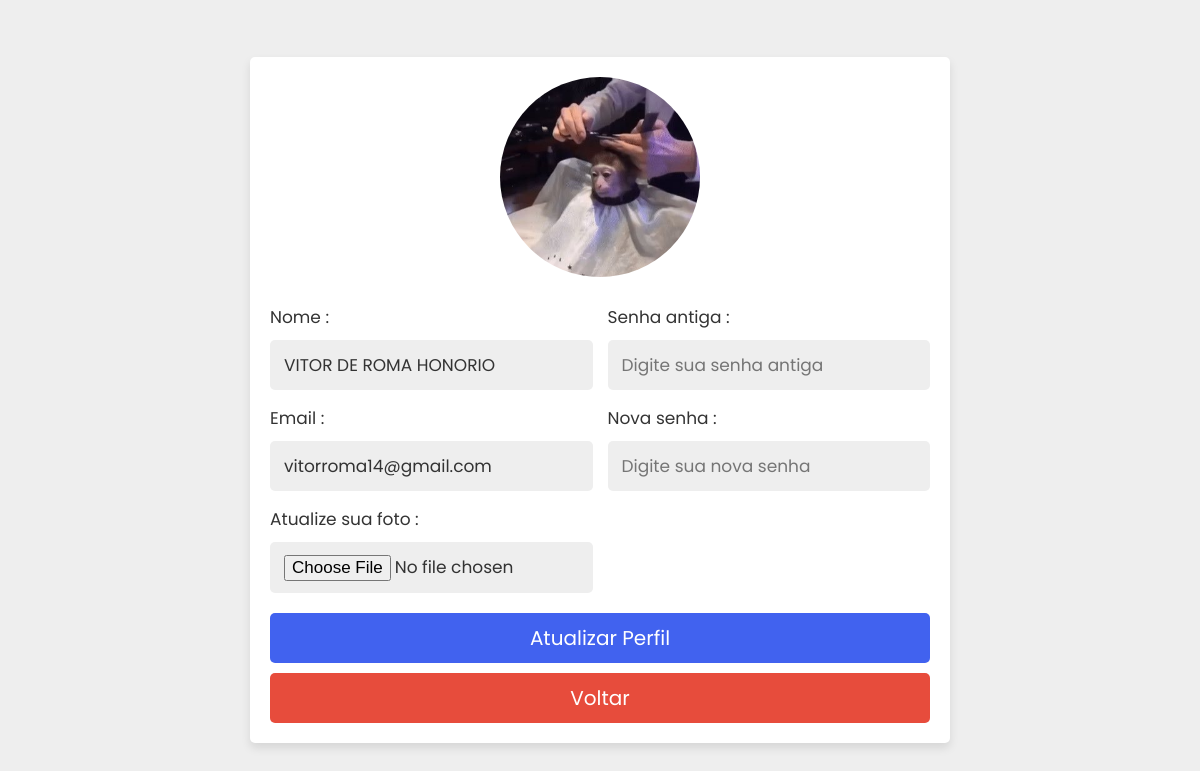
/edit-profile.php (signed in), run on the app's committed database.
### tables this page shows
CREATE TABLE `usuarios` (
  `id` int(11) NOT NULL,
  `nome` varchar(255) NOT NULL,
  `email` varchar(255) NOT NULL,
  `senha` varchar(255) NOT NULL,
  `estado` varchar(255) DEFAULT NULL,
  `cidade` varchar(255) DEFAULT NULL,
  `telefone` varchar(20) DEFAULT NULL,
  `data_nascimento` date DEFAULT NULL,
  `imagem` varchar(100) NOT NULL DEFAULT 'default.png'
);

### edit-profile.php (the view, shortened to what this page needs)
<?php
include 'conexao.php';
$user_id = $_SESSION['id'];
?>
<!DOCTYPE html>
<html lang="pt-BR">
<head>
    <link rel="stylesheet" href="css/user.css">
</head>
<body>
    <div class="update-profile">
        <?php
        $select = mysqli_query($mysqli, "SELECT * FROM usuarios WHERE id = '$user_id'") or die('query failed');
        if (mysqli_num_rows($select) > 0) {
            $fetch = mysqli_fetch_assoc($select);
        }
        ?>
        <form action="" method="post" enctype="multipart/form-data" onsubmit="return validateForm()">
            <?php
            if ($fetch['imagem'] == '') {
                echo '<img class="foto-user" src="uploads/default.png">';
            } else {
                echo '<img class="foto-user" src="uploads/' . $fetch['imagem'] . '">';
            }
            ?>
            <div class="flex">
                <div class="inputBox">
                    <span>Nome :</span>
                    <input type="text" name="update_name" value="<?php echo $fetch['nome']; ?>" class="box">
                    <span>Email :</span>
                    <input type="email" name="update_email" value="<?php echo $fetch['email']; ?>" class="box">
                    <span>Atualize sua foto :</span>
                    <input type="file" name="update_image" accept="image/jpg, image/jpeg, image/png" class="box">
                </div>
                <div class="inputBox">
                    <span>Senha antiga :</span>
                    <input type="password" name="update_pass" placeholder="Digite sua senha antiga" class="box">
                    <span>Nova senha :</span>
                    <input type="password" name="new_pass" placeholder="Digite sua nova senha" class="box">
                </div>
            </div>
            <input type="submit" value="Atualizar Perfil" name="update_profile" class="btn">
            <a href="index.php" class="delete-btn">Voltar</a>
        </form>
    </div>
</body>
</html>

### css/user.css (style rules this page uses)
:root { --blue: #4162EF; --dark-blue: #0003ff; --red: #e74c3c; --dark-red: #c0392b; --black: #333; --white: #fff; --light-bg: #eee; --box-shadow: 0 5px 10px rgba(0, 0, 0, .1); }
* { font-family: 'Poppins', sans-serif; margin: 0; padding: 0; box-sizing: border-box; outline: none; border: none; text-decoration: none; }
.btn, .delete-btn { width: 100%; border-radius: 5px; padding: 10px 30px; color: var(--white); display: block; text-align: center; cursor: pointer; font-size: 20px; margin-top: 10px; }
.btn { background-color: var(--blue); }
.delete-btn { background-color: var(--red); }
.update-profile { min-height: 100vh; background-color: var(--light-bg); display: flex; align-items: center; justify-content: center; padding: 20px; }
.update-profile form { padding: 20px; background-color: var(--white); box-shadow: var(--box-shadow); text-align: center; width: 700px; text-align: center; border-radius: 5px; }
.update-profile form img { height: 200px; width: 200px; border-radius: 50%; object-fit: cover; margin-bottom: 5px; }
.update-profile form .flex { display: flex; justify-content: space-between; margin-bottom: 20px; gap: 15px; }
.update-profile form .flex .inputBox { width: 49%; }
.update-profile form .flex .inputBox span { text-align: left; display: block; margin-top: 15px; font-size: 17px; color: var(--black); }
.update-profile form .flex .inputBox .box { width: 100%; border-radius: 5px; background-color: var(--light-bg); padding: 12px 14px; font-size: 17px; color: var(--black); margin-top: 10px; }
.foto-user { border-radius: 50%; max-width: 200px; max-height: 200px; object-fit: cover; }

### data on the page
usuarios: imagem (picture), update_name "VITOR DE ROMA HONORIO", update_email "vitorroma14@gmail.com"
